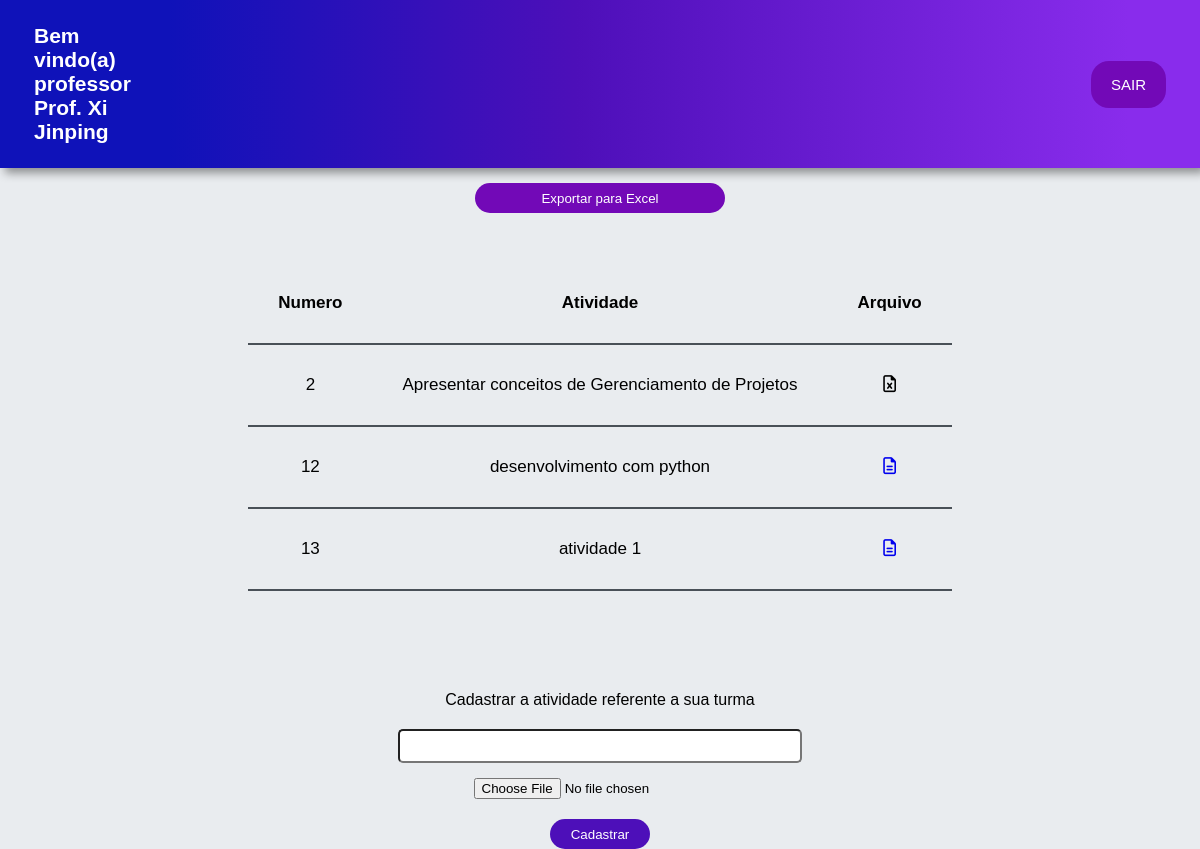
/cad_atividade/3, run on an earlier commit of the app's database.
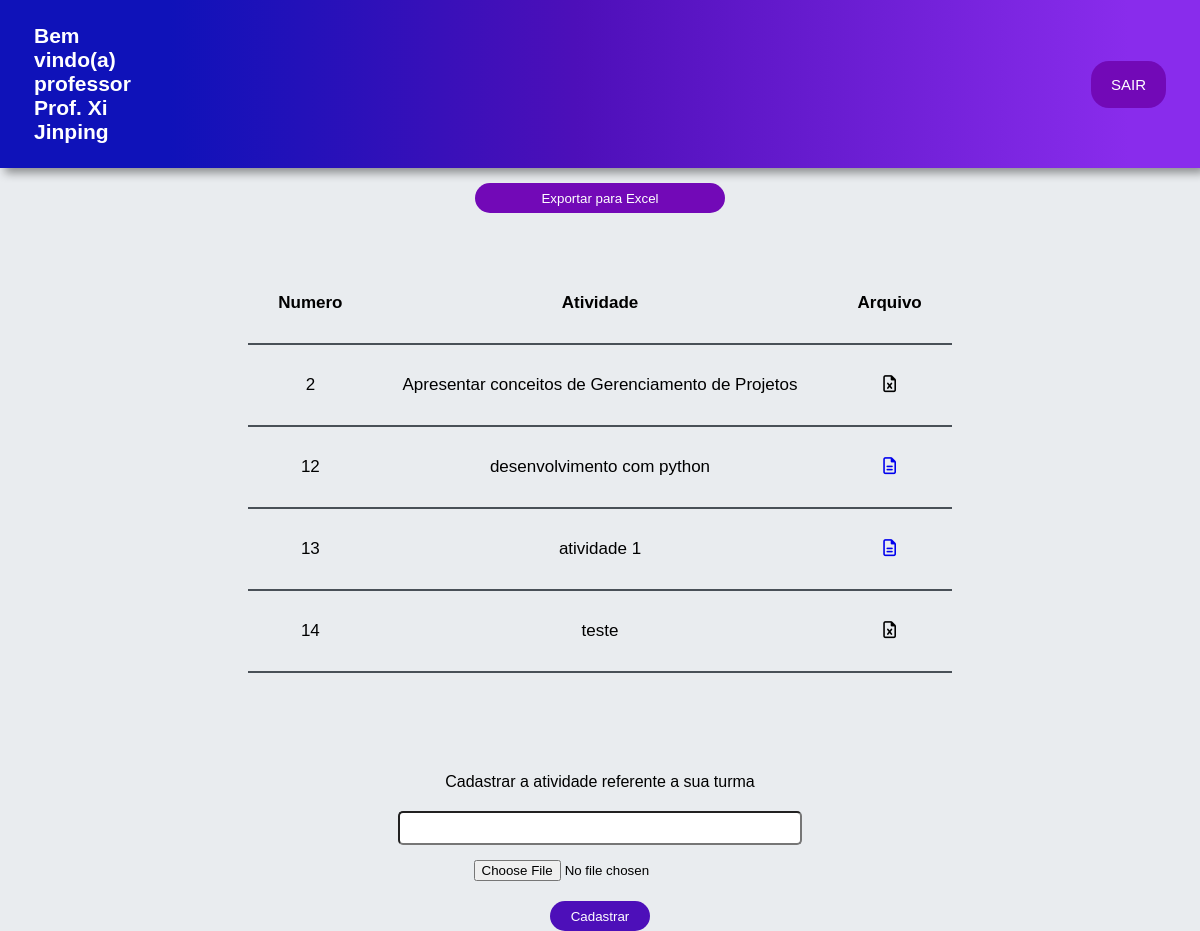
And on a later commit of the database.
### App_Escola/models.py (models this page shows, shortened)
class Atividade(models.Model):
    nome_atividade = models.CharField(max_length=120)
    id_turma = models.ForeignKey(Turma, null=True, on_delete=models.CASCADE)
    arquivo = models.FileField(upload_to='atividade_arquivo/', blank=True, null=True)

### App_Escola/views.py (the view, shortened to what this page needs)
# urls.py: path('cad_atividade/<int:id_turma>', views.cad_atividade, name='cad_atividade'),
def cad_atividade(request, id_turma):
    turma = Turma.objects.get(pk=id_turma)
    atividades_turma = Atividade.objects.filter(id_turma_id=id_turma)
    arquivo = request.FILES.get('arquivo') # Obtem o arquivo enviado pelo formulario
    return render(request, "turmaAtividade.html", {
        "id_turma": id_turma,
        "atividades": atividades_turma,
        "usuario_logado": turma.id_professor.nome
    })

### App_Escola/templates/turmaAtividade.html (shortened to what this page needs)
{% load static %}
<!DOCTYPE html>
<html lang="en">
<head>
    <link rel="stylesheet" type="text/css" href="{% static 'css/turmaAtividade.css' %}">
</head>
    <header>
        <nav>
            <div class="nav-bar">
                <h1>Bem vindo(a) professor {{usuario_logado}}</h1>
                <button><a href="{%url 'sair'%}" style="color: #fff;">SAIR</a></button>
            </div>
        </nav>
    </header>
<body>
    <main>
        <div class="dados_excel">
            <a href="{% url 'exportar_excel_atividade' %}" download style="display: flex; align-content: center;
            justify-content: center;align-items: center;padding-top: 15px;">
                <button class="exportar_dados" style="background: #7209b7;width: 250px;
                height: 30px;border-radius: 15px;border: none;">Exportar para Excel</button>
            </a>
        </div>
        <div class="tabela">
            <table>
                <tr>
                    <th>Numero</th>
                    <th>Atividade</th>
                    <th>Arquivo</th>
                </tr>
                {% for atividade in atividades %}
                <tr>
                    <td>{{ atividade.id }}</td>
                    <td>{{ atividade.nome_atividade }}</td>
                    <td>
                        {% if atividade.arquivo %}
                            <a href="../../{{atividade.arquivo}}"><i class="fa-regular fa-file-lines"></i></a>
                        {% else %}
                            <p><i class="fa-regular fa-file-excel"></i></p>
                        {% endif %}
                    </td>
                </tr>
                {% endfor %}
            </table>
        </div>
        <form method="POST" action="{% url 'cad_atividade' id_turma=id_turma%}" enctype="multipart/form-data">
            <div class="enviar_atividade">
                <p>Cadastrar a atividade referente a sua turma</p>
                <input style="height: 30px; width: 400px; margin-top: 20px; border-radius: 5px;" type="text" id="descricao" name="descricao"/>
                <input style="margin-top: 15px;" type="file" name="arquivo" id="arquivo" value="Caminho do arquivo"/>
                <div class="botoes">
                    <div class="botao_confirmar" >
                        <button type="submit" class="btn_conf">Cadastrar</button>
                    </div>
                </div>
            </div>
        </form>
    </main>
</body>
</html>

What changed in the data, as far as the page shows it:
added Atividade: id "14", nome_atividade "teste"
